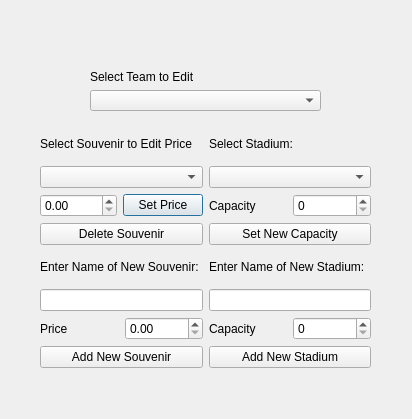
<?xml version="1.0" encoding="UTF-8"?>
<ui version="4.0">
 <class>adminWindow</class>
 <widget class="QDialog" name="adminWindow">
  <property name="geometry">
   <rect>
    <x>0</x>
    <y>0</y>
    <width>412</width>
    <height>419</height>
   </rect>
  </property>
  <property name="windowTitle">
   <string>Dialog</string>
  </property>
  <widget class="QLabel" name="label_2">
   <property name="geometry">
    <rect>
     <x>40</x>
     <y>10</y>
     <width>331</width>
     <height>51</height>
    </rect>
   </property>
   <property name="text">
    <string/>
   </property>
   <property name="pixmap">
    <pixmap resource="resource.qrc">:/img/img/Team Logo.png</pixmap>
   </property>
   <property name="scaledContents">
    <bool>true</bool>
   </property>
  </widget>
  <widget class="QWidget" name="layoutWidget">
   <property name="geometry">
    <rect>
     <x>90</x>
     <y>70</y>
     <width>231</width>
     <height>41</height>
    </rect>
   </property>
   <layout class="QVBoxLayout" name="Layout_SelectTeam">
    <item>
     <widget class="QLabel" name="label">
      <property name="text">
       <string>Select Team to Edit</string>
      </property>
     </widget>
    </item>
    <item>
     <widget class="QComboBox" name="comboBox_Team_Selection"/>
    </item>
   </layout>
  </widget>
  <widget class="QWidget" name="layoutWidget">
   <property name="geometry">
    <rect>
     <x>40</x>
     <y>127</y>
     <width>331</width>
     <height>241</height>
    </rect>
   </property>
   <layout class="QGridLayout" name="gridLayout">
    <item row="0" column="0">
     <layout class="QHBoxLayout" name="horizontalLayout">
      <item>
       <layout class="QVBoxLayout" name="Layout_SelectSouvenir">
        <item>
         <widget class="QLabel" name="label_SelectSouvenir">
          <property name="text">
           <string>Select Souvenir to Edit Price</string>
          </property>
         </widget>
        </item>
        <item>
         <widget class="QComboBox" name="comboBox_SelectSouvenir"/>
        </item>
        <item>
         <layout class="QHBoxLayout" name="horizontalLayout_2">
          <item>
           <widget class="QDoubleSpinBox" name="doubleSpinBox_SelectSouvenir_Price">
            <property name="maximum">
             <double>500.000000000000000</double>
            </property>
            <property name="singleStep">
             <double>0.010000000000000</double>
            </property>
           </widget>
          </item>
          <item>
           <widget class="QPushButton" name="pushButton_SelectSouvenir_SetPrice">
            <property name="text">
             <string>Set Price</string>
            </property>
           </widget>
          </item>
         </layout>
        </item>
        <item>
         <widget class="QPushButton" name="pushButton_SelectSouvenir_Delete">
          <property name="text">
           <string>Delete Souvenir</string>
          </property>
         </widget>
        </item>
       </layout>
      </item>
      <item>
       <layout class="QVBoxLayout" name="Layout_SelectStadium">
        <item>
         <widget class="QLabel" name="label_SelectStadium">
          <property name="text">
           <string>Select Stadium:</string>
          </property>
         </widget>
        </item>
        <item>
         <widget class="QComboBox" name="comboBox_SelectStadium"/>
        </item>
        <item>
         <layout class="QHBoxLayout" name="horizontalLayout_4">
          <item>
           <widget class="QLabel" name="label_SelectStadium_Capacity">
            <property name="text">
             <string>Capacity</string>
            </property>
           </widget>
          </item>
          <item>
           <widget class="QSpinBox" name="spinBox_SelectStadium_SetCapacity">
            <property name="maximum">
             <number>1000000</number>
            </property>
           </widget>
          </item>
         </layout>
        </item>
        <item>
         <widget class="QPushButton" name="pushButton_SelectStadium_SetCapacity">
          <property name="text">
           <string>Set New Capacity</string>
          </property>
         </widget>
        </item>
       </layout>
      </item>
     </layout>
    </item>
    <item row="1" column="0">
     <layout class="QHBoxLayout" name="horizontalLayout_6">
      <item>
       <layout class="QVBoxLayout" name="verticalLayout">
        <item>
         <widget class="QLabel" name="label_NewSouvenir">
          <property name="text">
           <string>Enter Name of New Souvenir:</string>
          </property>
         </widget>
        </item>
        <item>
         <widget class="QLineEdit" name="lineEdit_NewSouvenir_Name"/>
        </item>
        <item>
         <layout class="QHBoxLayout" name="horizontalLayout_5">
          <item>
           <widget class="QLabel" name="label_NewSouvenir_Price">
            <property name="text">
             <string>Price</string>
            </property>
           </widget>
          </item>
          <item>
           <widget class="QDoubleSpinBox" name="doubleSpinBox_NewSouvenir_Price">
            <property name="maximum">
             <double>500.000000000000000</double>
            </property>
            <property name="singleStep">
             <double>0.250000000000000</double>
            </property>
           </widget>
          </item>
         </layout>
        </item>
        <item>
         <widget class="QPushButton" name="pushButton_NewSouvenir_Add">
          <property name="text">
           <string>Add New Souvenir</string>
          </property>
         </widget>
        </item>
       </layout>
      </item>
      <item>
       <layout class="QVBoxLayout" name="Layout_NewStadium">
        <item>
         <widget class="QLabel" name="label_NewStadium">
          <property name="text">
           <string>Enter Name of New Stadium:</string>
          </property>
         </widget>
        </item>
        <item>
         <widget class="QLineEdit" name="lineEdit_NewStadium"/>
        </item>
        <item>
         <layout class="QHBoxLayout" name="horizontalLayout_3">
          <item>
           <widget class="QLabel" name="label_NewStadium_Capacity">
            <property name="text">
             <string>Capacity</string>
            </property>
           </widget>
          </item>
          <item>
           <widget class="QSpinBox" name="spinBox_NewStadium_Capacity"/>
          </item>
         </layout>
        </item>
        <item>
         <widget class="QPushButton" name="pushButton_NewStadium_Add">
          <property name="text">
           <string>Add New Stadium</string>
          </property>
         </widget>
        </item>
       </layout>
      </item>
     </layout>
    </item>
   </layout>
  </widget>
 </widget>
 <resources>
  <include location="resource.qrc"/>
 </resources>
 <connections/>
</ui>
